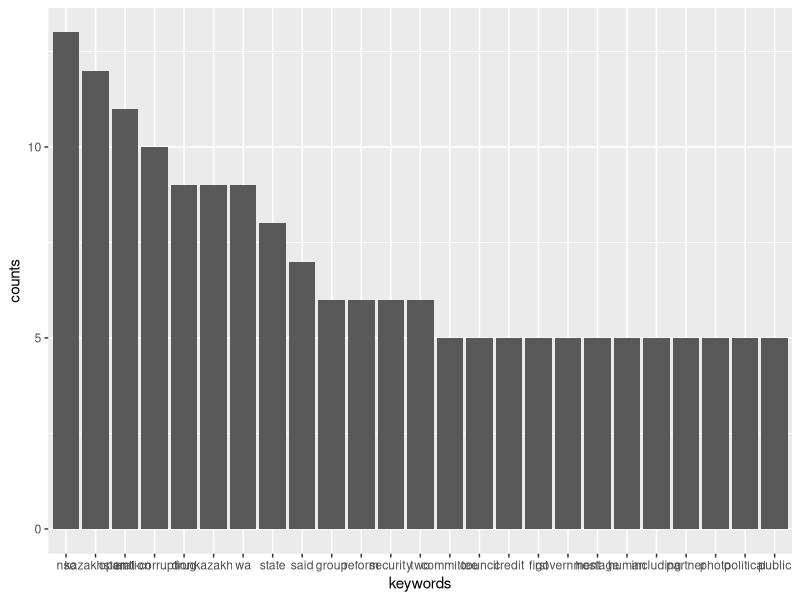
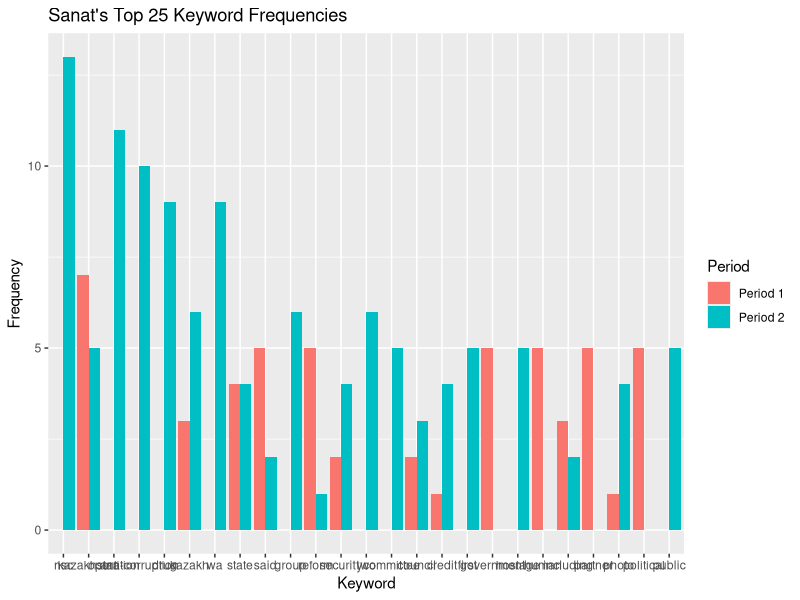
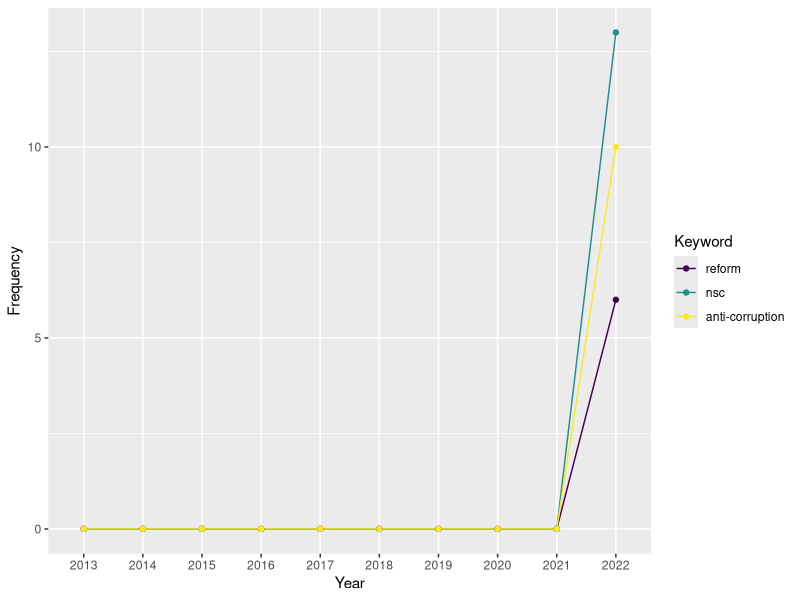

Write R code to recreate these figures, in order.

getwd()


# install.packages("readxl")
library(readxl)
library(ggplot2)

v1 = read_excel("v1.xlsx")
v1$keywords <- ordered(v1$keywords,levels=v1$keywords)


v2 = read_excel("v2_melted.xlsx")
v2$Keyword <- ordered(v2$Keyword,levels=unique(v2$Keyword))
v2$Period <- factor(v2$Period)

ts = read_excel("ts.xlsx")
ts$Year <- ordered(ts$Year,levels=unique(ts$Year))
ts$Keyword <- ordered(ts$Keyword,levels=unique(ts$Keyword))



# Plot Top 25 Keyword Frequencies
p<-ggplot(dat=v1,aes(x=keywords,y=counts))+
  geom_bar(stat="identity")
p


# Plot Top 25 Keyword Frequencies, two Periods
p<-ggplot(dat=v2,aes(x=Keyword,y=Frequency,fill=Period))+
  geom_bar(stat="identity",position=position_dodge())+
  ggtitle("Sanat's Top 25 Keyword Frequencies")
p


# Keyword Time-Series
p<-ggplot(dat=ts,aes(x=Year,y=Frequency,group=Keyword))+
  geom_line(aes(color=Keyword))+
  geom_point(aes(color=Keyword))
p
